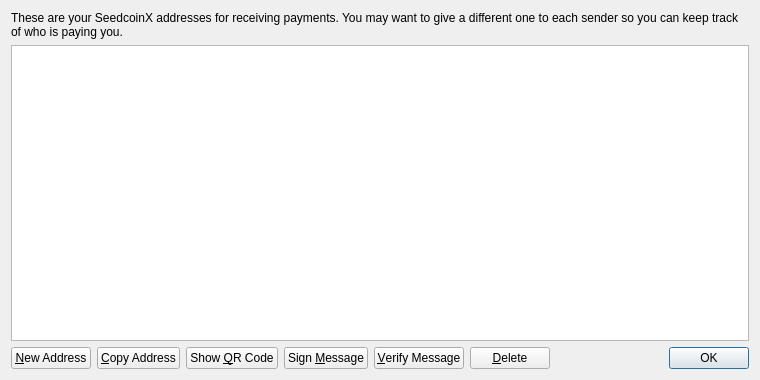
<?xml version="1.0" encoding="UTF-8"?>
<ui version="4.0">
 <class>AddressBookPage</class>
 <widget class="QWidget" name="AddressBookPage">
  <property name="geometry">
   <rect>
    <x>0</x>
    <y>0</y>
    <width>760</width>
    <height>380</height>
   </rect>
  </property>
  <property name="windowTitle">
   <string>Address Book</string>
  </property>
  <layout class="QVBoxLayout" name="verticalLayout">
   <item>
    <widget class="QLabel" name="labelExplanation">
     <property name="text">
      <string>These are your SeedcoinX addresses for receiving payments. You may want to give a different one to each sender so you can keep track of who is paying you.</string>
     </property>
     <property name="textFormat">
      <enum>Qt::PlainText</enum>
     </property>
     <property name="wordWrap">
      <bool>true</bool>
     </property>
    </widget>
   </item>
   <item>
    <widget class="QTableView" name="tableView">
     <property name="contextMenuPolicy">
      <enum>Qt::CustomContextMenu</enum>
     </property>
     <property name="toolTip">
      <string>Double-click to edit address or label</string>
     </property>
     <property name="tabKeyNavigation">
      <bool>false</bool>
     </property>
     <property name="alternatingRowColors">
      <bool>true</bool>
     </property>
     <property name="selectionMode">
      <enum>QAbstractItemView::SingleSelection</enum>
     </property>
     <property name="selectionBehavior">
      <enum>QAbstractItemView::SelectRows</enum>
     </property>
     <property name="sortingEnabled">
      <bool>true</bool>
     </property>
     <attribute name="verticalHeaderVisible">
      <bool>false</bool>
     </attribute>
    </widget>
   </item>
   <item>
    <layout class="QHBoxLayout" name="horizontalLayout">
     <item>
      <widget class="QPushButton" name="newAddressButton">
       <property name="toolTip">
        <string>Create a new address</string>
       </property>
       <property name="text">
        <string>&amp;New Address</string>
       </property>
       <property name="icon">
        <iconset resource="../SeedcoinX.qrc">
         <normaloff>:/icons/add</normaloff>:/icons/add</iconset>
       </property>
      </widget>
     </item>
     <item>
      <widget class="QPushButton" name="copyToClipboard">
       <property name="toolTip">
        <string>Copy the currently selected address to the system clipboard</string>
       </property>
       <property name="text">
        <string>&amp;Copy Address</string>
       </property>
       <property name="icon">
        <iconset resource="../SeedcoinX.qrc">
         <normaloff>:/icons/editcopy</normaloff>:/icons/editcopy</iconset>
       </property>
      </widget>
     </item>
     <item>
      <widget class="QPushButton" name="showQRCode">
       <property name="text">
        <string>Show &amp;QR Code</string>
       </property>
       <property name="icon">
        <iconset resource="../SeedcoinX.qrc">
         <normaloff>:/icons/qrcode</normaloff>:/icons/qrcode</iconset>
       </property>
      </widget>
     </item>
     <item>
      <widget class="QPushButton" name="signMessage">
       <property name="toolTip">
        <string>Sign a message to prove you own a SeedcoinX address</string>
       </property>
       <property name="text">
        <string>Sign &amp;Message</string>
       </property>
       <property name="icon">
        <iconset resource="../SeedcoinX.qrc">
         <normaloff>:/icons/edit</normaloff>:/icons/edit</iconset>
       </property>
      </widget>
     </item>
     <item>
      <widget class="QPushButton" name="verifyMessage">
       <property name="toolTip">
        <string>Verify a message to ensure it was signed with a specified SeedcoinX address</string>
       </property>
       <property name="text">
        <string>&amp;Verify Message</string>
       </property>
       <property name="icon">
        <iconset resource="../SeedcoinX.qrc">
         <normaloff>:/icons/transaction_0</normaloff>:/icons/transaction_0</iconset>
       </property>
      </widget>
     </item>
     <item>
      <widget class="QPushButton" name="deleteButton">
       <property name="toolTip">
        <string>Delete the currently selected address from the list</string>
       </property>
       <property name="text">
        <string>&amp;Delete</string>
       </property>
       <property name="icon">
        <iconset resource="../SeedcoinX.qrc">
         <normaloff>:/icons/remove</normaloff>:/icons/remove</iconset>
       </property>
      </widget>
     </item>
     <item>
      <spacer name="horizontalSpacer">
       <property name="orientation">
        <enum>Qt::Horizontal</enum>
       </property>
       <property name="sizeHint" stdset="0">
        <size>
         <width>40</width>
         <height>20</height>
        </size>
       </property>
      </spacer>
     </item>
     <item>
      <widget class="QDialogButtonBox" name="buttonBox">
       <property name="sizePolicy">
        <sizepolicy hsizetype="Maximum" vsizetype="Fixed">
         <horstretch>0</horstretch>
         <verstretch>0</verstretch>
        </sizepolicy>
       </property>
       <property name="standardButtons">
        <set>QDialogButtonBox::Ok</set>
       </property>
      </widget>
     </item>
    </layout>
   </item>
  </layout>
 </widget>
 <resources>
  <include location="../SeedcoinX.qrc"/>
 </resources>
 <connections/>
</ui>
